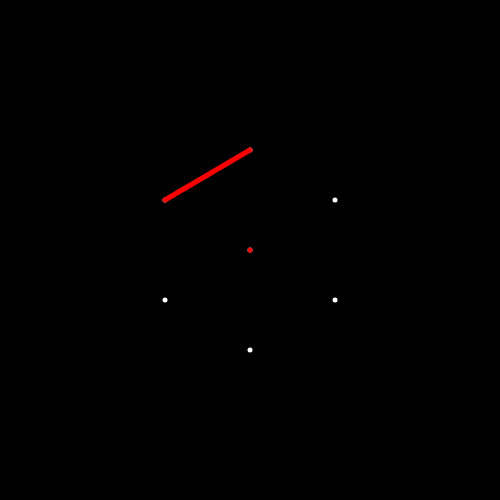
Frame 1 (no input)
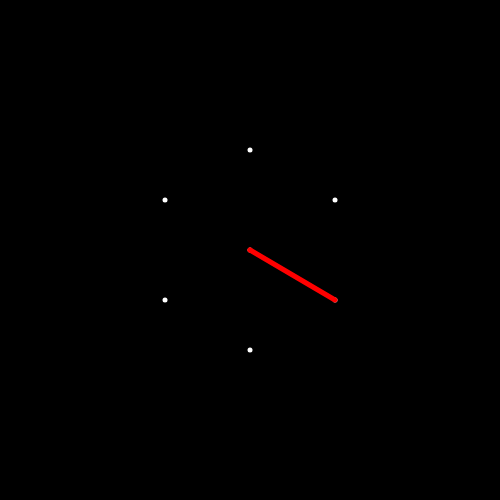
Frame 60 (no input)
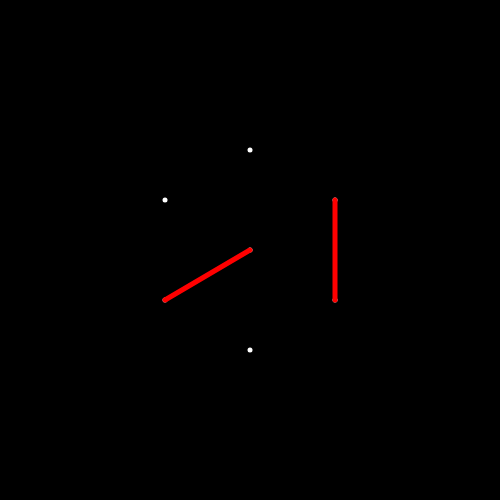
Frame 120 (the mouse pressed at the canvas centre since frame 60)

The p5.js sketch that drew these frames (run headless with seeded random() and noise() and a simulated clock; from frame 60 on, the mouse is pressed at the canvas centre):

// p5.js sketch
// ── sketch.js
let points=[];
let lineStart = 0;
let lineEnd=0;


function setup() {
  createCanvas(500, 500);
  
  points = [
    createVector(0,0),
    createVector(0,-100),
    createVector(85,50),
    createVector(-85,50),
    createVector(0,100),
    createVector(-85,-50),
    createVector(85,-50)
  ]

}

function draw() {
  background(0);
  translate(width/2,height/2)
  stroke(255);
  strokeWeight(5);
  for(let i=0;i<points.length;i++){
    point(points[i].x,points[i].y);
  }
  stroke(255,0,0);
  line(points[lineStart].x,points[lineStart].y,
    points[lineEnd].x,points[lineEnd].y)

  let lineAmount = floor(random(1,9));
  for(let i=0; i<lineAmount;i++);
    let start = floor(random(points.length));
    let end = floor(random(points.length));
    line(points[start].x,points[start].y,points[end].x,points[end].y)


}

function mousePressed(){
  lineStart = floor(random(points.length));
  // will round number to next lower whole integer
  lineEnd=floor(random(points.length));

}
